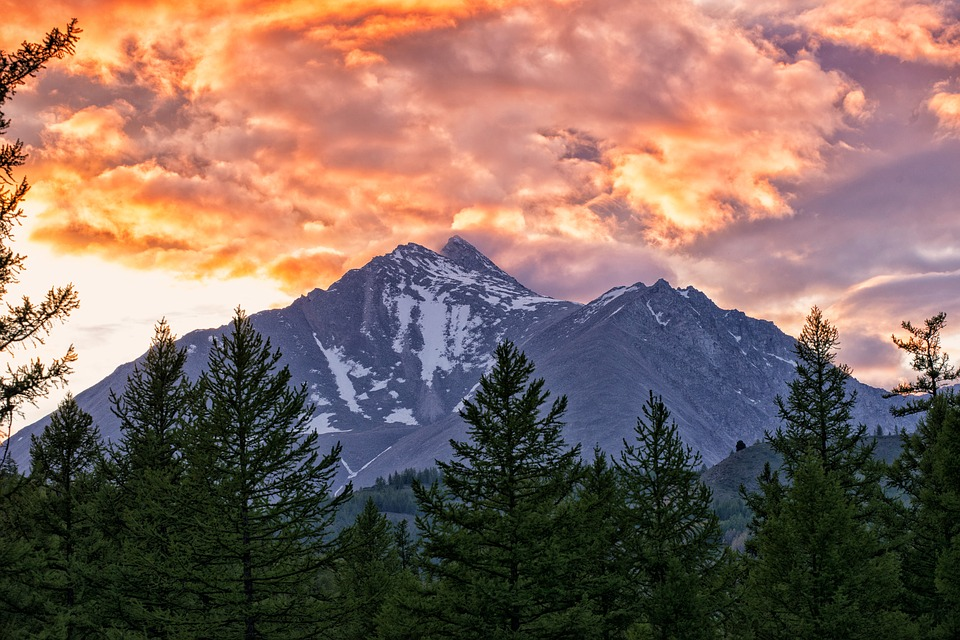
#> input picture OpenCV/montanas.jpg, 960 x 640 px
$ python open.py
#> lines starting #> are read from the running program, lines starting #| are printed output that depends on the picture
import cv2
import numpy as np

img =cv2.imread('montanas.jpg')
#> img is the input picture: shape (640, 960, 3); mean B, G, R 95.6, 106.3, 132.7
tam = cv2.resize(img,(500,500))
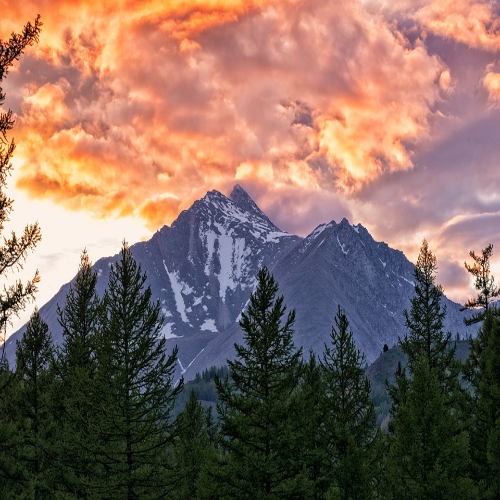
#> tam: shape (500, 500, 3); mean B, G, R 95.5, 106.2, 132.6

#> (the run stopped early here; a loop or call above may not have finished)
